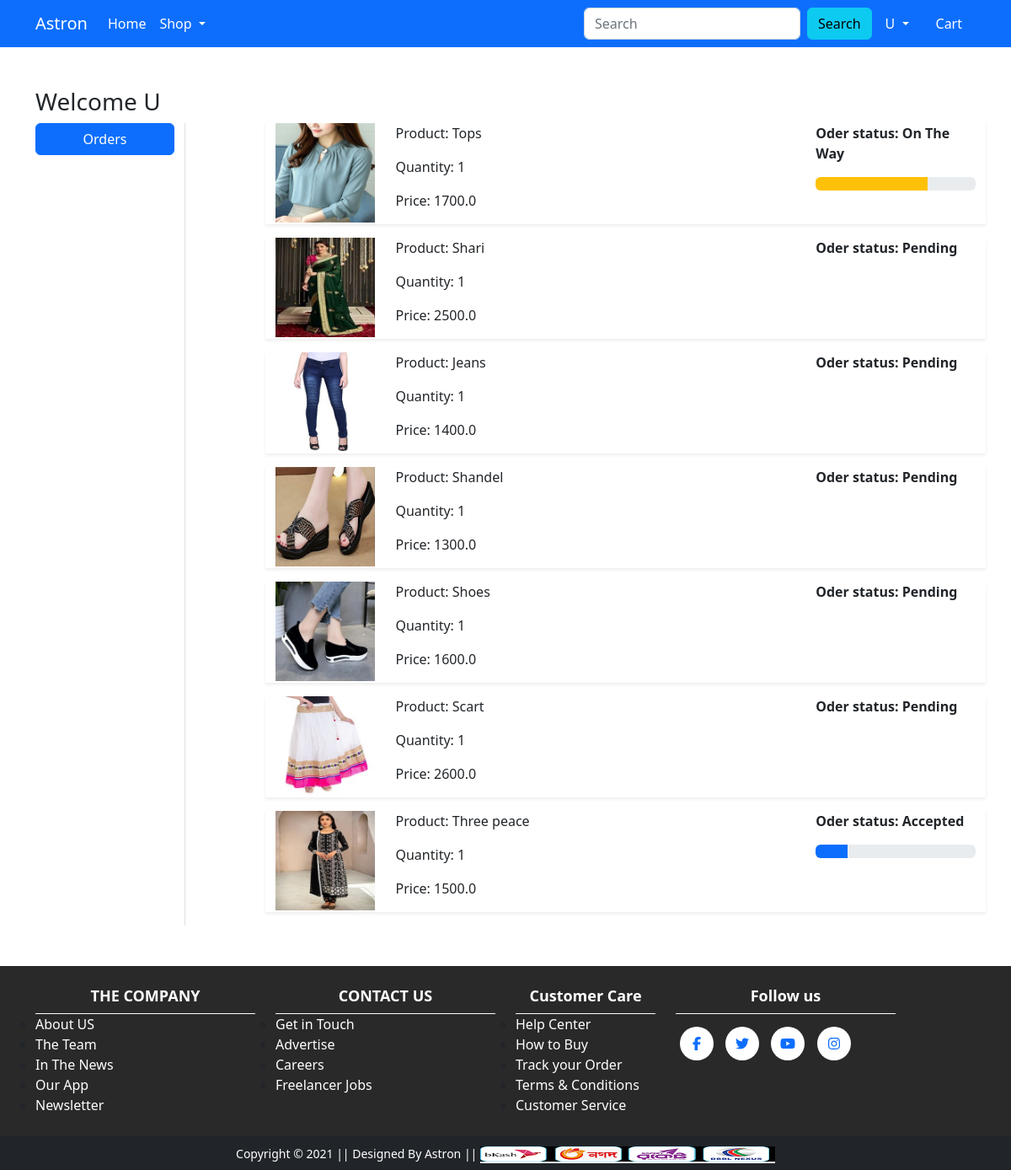
The app's page /orders/ (signed in) with its own data.
### shop/models.py (models this page shows, shortened)
class OrderPlaced(models.Model):
    user = models.ForeignKey(User, on_delete=models.CASCADE)
    customer = models.ForeignKey(Customer, on_delete=models.CASCADE)
    product = models.ForeignKey(Product, on_delete=models.CASCADE)
    quantity = models.PositiveIntegerField(default=1)
    ordered_date = models.DateTimeField(auto_now_add=True)
    status = models.CharField(max_length=50, choices=STATUS_CHOICE, default='Pending')
    @property
    def total_cost(self):
        return self.quantity * self.product.discounted_price

class Product(models.Model):
    title = models.CharField(max_length=100)
    selling_price = models.FloatField()
    discounted_price = models.FloatField()
    description = models.TextField()
    brand = models.CharField(max_length=100)
    category = models.CharField(choices=CATEGORY_CHOICES, max_length=2)
    product_image = models.ImageField(upload_to='productimg')

### shop/views.py (the view)
# urls.py: path('orders/', views.orders, name='orders'),
@login_required()
def orders(request):
    op = OrderPlaced.objects.filter(user=request.user)
    return render(request, 'shop/orders.html', {'oreder': op})

### shop/templates/shop/orders.html (shortened to what this page needs)
{% extends 'shop/base.html' %}
{% load static %}
{% block main-content %}
<div class="container my-5">
 <div class="row">
 <h3>Welcome <span class="text-capitalize">{{request.user}}</span></h3>
  <div class="col-sm-2 border-end">
   <ul class="list-unstyled">
    <li class="d-grid"><a href="{% url 'orders' %}" class="btn btn-primary">Orders</a></li>
   </ul>
  </div>
  <div class="col-sm-9 offset-sm-1">
   {% for op in oreder %}
   <div class="row shadow-sm mb-3">
    <div class="col-sm-2">
      <img src="{{op.product.product_image.url}}" class="img-fluid" alt="img" srcset="" height="150" width="150">
    </div>
    <div class="col-sm-7">
     <p>Product: {{op.product.title}}</p>
     <p>Quantity: {{op.quantity}}</p>
     <p>Price: {{op.total_cost}}</p>
    </div>
    <div class="col-sm-3 fw-bold">
     <p>Oder status: {{op.status}} </p>
     {% if op.status == 'Accepted' %}
       <div class="progress">
         <div class="progress-bar " role="progressbar" style="width:20%" aria-valuenow="20" aria-valuemin="0" aria-valuemax="100"></div>
       </div>
     {% endif %}
     {% if op.status == 'On The Way' %}
       <div class="progress">
         <div class="progress-bar bg-warning" role="progressbar" style="width:70%" aria-valuenow="70" aria-valuemin="0" aria-valuemax="100"></div>
       </div>
     {% endif %}
    </div>
   </div>
   {% endfor %}
  </div>
 </div>
</div>
{% endblock main-content %}

### shop/templates/shop/base.html (shortened to what this page needs)
<!doctype html>
{% load static %}
<html lang="en">
  <head>
    <link href="https://cdn.jsdelivr.net/npm/bootstrap@5.0.0-beta1/dist/css/bootstrap.min.css" rel="stylesheet">
    <link rel="stylesheet" href="{% static 'app/css/owl.carousel.min.css' %}">
    <link rel="stylesheet" href="{% static 'app/css/all.min.css' %}">
      <link rel="stylesheet" href="https://cdn.jsdelivr.net/npm/bootstrap@5.2.3/dist/css/bootstrap.min.css">
    <link rel="stylesheet" href="{% static 'app/css/style.css' %}">
      <link rel="stylesheet" href="{% static 'app/css/responsive.css' %}">
  </head>
  <body>
    <nav class="navbar navbar-expand-lg navbar-dark bg-primary">
     <div class="container">
       <a class="navbar-brand" href="/">Astron</a>
       <div class="collapse navbar-collapse" id="navbarSupportedContent">
         <ul class="navbar-nav me-auto mb-2 mb-lg-0">
           <li class="nav-item">
             <a class="nav-link active" aria-current="page" href="/">Home</a>
           </li>
           <li class="nav-item dropdown">
             <a class="nav-link dropdown-toggle text-white" href="#" id="electronicsDropdown" role="button" data-bs-toggle="dropdown" aria-expanded="false">
               Shop
             </a>
           </li>
         </ul>
         <form class="d-flex" action="{% url 'search' %}" method="get">
           <input class="form-control me-2" name="quary" type="search" placeholder="Search" aria-label="Search">
           <button class="btn btn-info" type="submit">Search</button>
         </form>
         <div>
          <ul class="navbar-nav me-auto mb-2 mb-lg-0">
              {% if request.user.is_authenticated %}
           <li class="nav-item dropdown mx-2">
              <a class="nav-link dropdown-toggle text-white" href="#" id="profileDropdown" role="button" data-bs-toggle="dropdown" aria-expanded="false">
                  <span class="text-capitalize">{{request.user}}</span>
              </a>
            </li>
            <li class="nav-item mx-2">
             <a href="{% url 'showcart' %}" class="nav-link text-white"> Cart </a>
            </li>
              {% endif %}
          </ul>
         </div>
       </div>
     </div>
    </nav>
    {% block main-content %} {% endblock main-content %}
   <div class="end_bottom">
    <div class="container">
        <div class="row">
            <div class="col-12 col-sm-6 col-md-4 col-lg-3">
                 <div class="compaany">
                    <h5>THE COMPANY</h5>
                    <div class="company_items">
                        <div class="company_aling">
                            <ul>
                                <li><a href="#">About US</a></li>
                                <li><a href="#">The Team</a></li>
                                <li><a href="#">In The News</a></li>
                                <li><a href="#">Our App</a></li>
                                <li><a href="#">Newsletter</a></li>
                            </ul>
                        </div>
                    </div>
                </div>            </div>
            <div class="col-12 col-sm-6 col-md-4 col-lg-3">
                <div class="compaany">
                    <h5>CONTACT US</h5>
                    <div class="company_items">
                        <div class="company_aling">
                            <ul>
                                <li><a href="#">Get in Touch</a></li>
                                <li><a href="#">Advertise</a></li>
                                <li><a href="#">Careers</a></li>
                                <li><a href="#">Freelancer Jobs</a></li>
                            </ul>
                        </div>
                    </div>
                </div>
            </div>
            <div class="col-12 col-sm-5 col-md-4 col-lg-2">
                <div class="compaany">
                    <h5>Customer Care</h5>
                    <div class="company_items">
                        <div class="company_aling">
                            <ul>
                                <li><a href="#"> Help Center</a></li>
                                <li><a href="#">How to Buy</a></li>
                                <li><a href="#">Track your Order</a></li>
                                <li><a href="#">Terms & Conditions </a></li>
                                <li><a href="#">Customer Service</a></li>
                            </ul>
                        </div>
                    </div>
                </div>
            </div>
            <div class="col-12 col-sm-7 col-md-4 col-lg-3">
                <div class="compaany">
                    <h5>Follow us</h5>
                    <div class="social_icone">
                        <ul>
                            <li><a href="https://www.facebook.com/engalif1"><i class="fab fa-facebook-f"></i></a></li>
                            <li><a href="#"><i class="fab fa-twitter"></i></a></li>
                            <li><a href="https://www.youtube.com/@alifhossain1125"><i class="fab fa-youtube"></i></a></li>
                            <li><a href="#"><i class="fab fa-instagram"></i></a></li>
                        </ul>
                    </div>
                </div>
            </div>
        </div>
    </div>
</div>
    <footer class="container-fluid bg-dark text-center p-2 mt-0">
        <small class="text-white">Copyright &copy; 2021 || Designed By Astron || </small>
        <img src="{% static 'app/images/u.png' %}" alt="" srcset="" class="img-fluid" height="2px">
    </footer>
  </body>
</html>

### shop/static/app/css/style.css (style rules this page uses)
.end_bottom { background-color: #292929; margin-top: 30px; }
.compaany { padding-bottom: 10px; }
.compaany h5 { font-size: 18px; font-weight: 600; padding-top: 25px; padding-bottom: 10px; color: #fff; margin: unset; text-align:center }
.compaany ul { margin-bottom:15px; padding:0; border-top: 1px solid #fff; }
.company_aling ul li a { color: #fff; font-size: 16px; text-decoration:none; }
.social_icone ul li { margin-top:15px; padding: 0px 5px; display: inline-block; transition: all 0.4s; }
.social_icone ul li a { height: 40px; width: 40px; background-color: #fff; border-radius: 30px; justify-content: center; align-items: center; display: flex; }

### records on screen
OrderPlaced: product.product_image (picture), product "Tops", quantity "1", total_cost "1700.0", status "On The Way"
OrderPlaced: product.product_image (picture), product "Shari", quantity "1", total_cost "2500.0", status "Pending"
OrderPlaced: product.product_image (picture), product "Jeans", quantity "1", total_cost "1400.0", status "Pending"
OrderPlaced: product.product_image (placeholder picture), product "Shandel", quantity "1", total_cost "1300.0", status "Pending"
OrderPlaced: product.product_image (picture), product "Shoes", quantity "1", total_cost "1600.0", status "Pending"
OrderPlaced: product.product_image (picture), product "Scart", quantity "1", total_cost "2600.0", status "Pending"
OrderPlaced: product.product_image (picture), product "Three peace", quantity "1", total_cost "1500.0", status "Accepted"

### other values on screen
{{ request.user }} "U"
